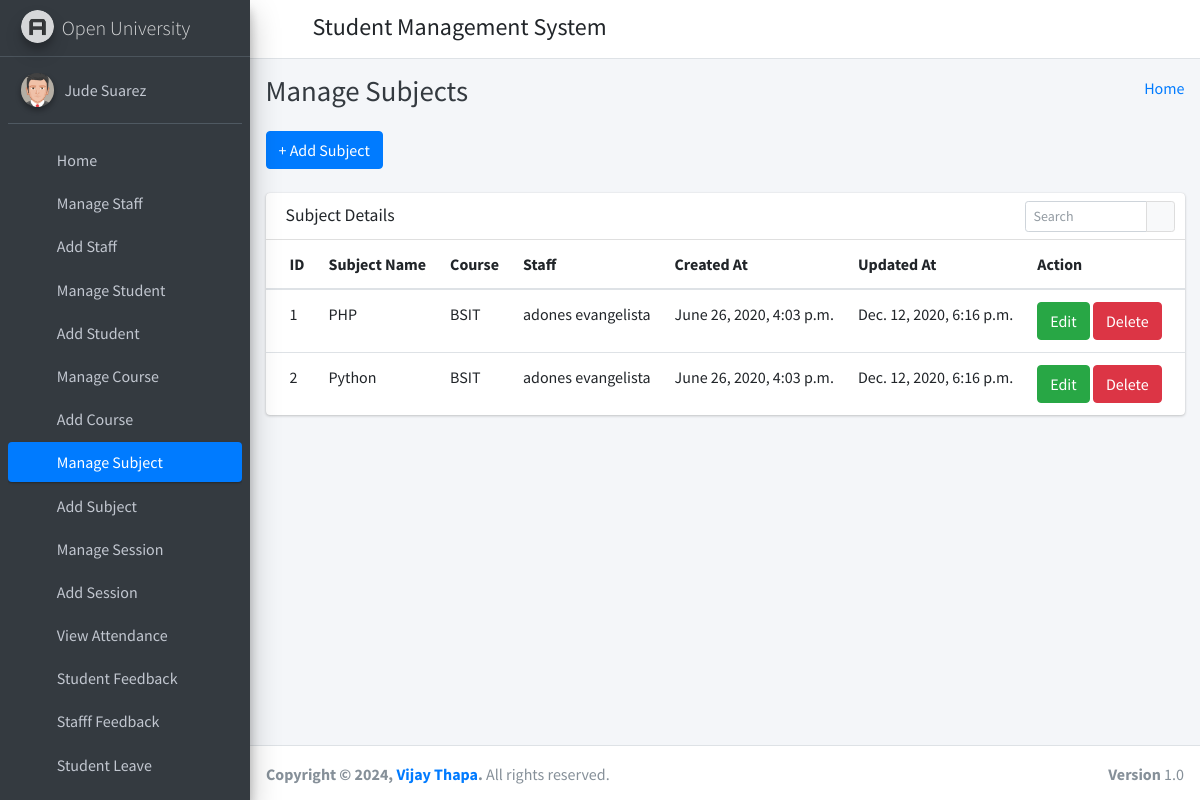
Screenshot of /manage_subject/ (signed in) with the database file from the repository.
### student_management_app/models.py (models this page shows)
class CustomUser(AbstractUser):
    user_type_data = ((1, "HOD"), (2, "Staff"), (3, "Student"))
    user_type = models.CharField(default=1, choices=user_type_data, max_length=10)

class Subjects(models.Model):
    id =models.AutoField(primary_key=True)
    subject_name = models.CharField(max_length=255)
    course_id = models.ForeignKey(Courses, on_delete=models.CASCADE, default=1) #need to give defauult course
    staff_id = models.ForeignKey(CustomUser, on_delete=models.CASCADE)
    created_at = models.DateTimeField(auto_now_add=True)
    updated_at = models.DateTimeField(auto_now=True)
    objects = models.Manager()

class Courses(models.Model):
    id = models.AutoField(primary_key=True)
    course_name = models.CharField(max_length=255)
    created_at = models.DateTimeField(auto_now_add=True)
    updated_at = models.DateTimeField(auto_now=True)
    objects = models.Manager()

### student_management_app/HodViews.py (the view)
# urls.py: path('manage_subject/', HodViews.manage_subject, name="manage_subject"),
def manage_subject(request):
    subjects = Subjects.objects.all()
    context = {
        "subjects": subjects
    }
    return render(request, 'hod_template/manage_subject_template.html', context)

### student_management_app/LoginCheckMiddleWare.py (called while the page is built, shortened)
    def process_view(self, request, view_func, view_args, view_kwargs):
        modulename = view_func.__module__
        user = request.user
        if user.is_authenticated:
            if user.user_type == "1":
                if modulename == "student_management_app.HodViews":
                    pass
                elif modulename == "student_management_app.views" or modulename == "django.views.static":
                    pass
                else:
                    return redirect("admin_home")
            else:
                return redirect("login")
        else:
            if request.path == reverse("login") or request.path == reverse("doLogin"):
                pass
            else:
                return redirect("login")

### student_management_app/templates/hod_template/manage_subject_template.html (shortened to what this page needs)
{% extends 'hod_template/base_template.html' %}
{% block page_title %}
    Manage Subjects
{% endblock page_title %}
{% block main_content %}
{% load static %}
<section class="content">
        <div class="container-fluid">
            <a class="btn btn-primary" href="{% url 'add_subject' %}" role="button">+ Add Subject</a> <br/>&nbsp;
            <div class="row">
                <div class="col-md-12">
                    <div class="card">
                        <div class="card-header">
                            <h3 class="card-title">Subject Details</h3>
                            <div class="card-tools">
                            <div class="input-group input-group-sm" style="width: 150px;">
                                <input type="text" name="table_search" class="form-control float-right" placeholder="Search">
                                <div class="input-group-append">
                                <button type="submit" class="btn btn-default"><i class="fas fa-search"></i></button>
                                </div>
                            </div>
                            </div>
                        </div>
                        <div class="card-body table-responsive p-0">
                            <table class="table table-hover text-nowrap">
                            <thead>
                                <tr>
                                <th>ID</th>
                                <th>Subject Name</th>
                                <th>Course</th>
                                <th>Staff</th>
                                <th>Created At</th>
                                <th>Updated At</th>
                                <th>Action</th>
                                </tr>
                            </thead>
                            <tbody>
                                {% for subject in subjects %}
                                <tr>
                                <td>{{ subject.id }}</td>
                                <td>{{ subject.subject_name }}</td>
                                <td>{{ subject.course_id.course_name }}</td>
                                <td>{{ subject.staff_id.first_name }} {{ subject.staff_id.last_name }}</td>
                                <td>{{ subject.created_at }}</td>
                                <td>{{ subject.updated_at }}</td>
                                <td>
                                    <a href="{% url 'edit_subject' subject.id %}" class="btn btn-success">Edit</a>
                                    <a href="{% url 'delete_subject' subject.id %}" class="btn btn-danger">Delete</a>
                                </td>
                                </tr>
                                {% endfor %}
                            </tbody>
                            </table>
                        </div>
                        </div>
                </div>
            </div>
        </div>
      </section>
  {% endblock main_content %}

### student_management_app/templates/hod_template/sidebar_template.html (shortened to what this page needs)
{% load static %}
<aside class="main-sidebar sidebar-dark-primary elevation-4">
      <a href="{% url 'admin_home' %}" class="brand-link">
        <img src="{% static 'dist/img/AdminLTELogo.png' %}" alt="AdminLTE Logo" class="brand-image img-circle elevation-3"
            style="opacity: .8">
        <span class="brand-text font-weight-light">Open University</span>
      </a>
      <div class="sidebar">
        <div class="user-panel mt-3 pb-3 mb-3 d-flex">
          <div class="image">
            <img src="{% static 'dist/img/user2-160x160.jpg' %}" class="img-circle elevation-2" alt="User Image">
          </div>
          <div class="info">
            <a href="{% url 'admin_profile' %}" class="d-block">{{ user.first_name }} {{ user.last_name }}</a>
          </div>
        </div>
        <nav class="mt-2">
          <ul class="nav nav-pills nav-sidebar flex-column" data-widget="treeview" role="menu" data-accordion="false">
            <li class="nav-item">
              {% url 'admin_home' as admin_home %}
              <a href="{{ admin_home }}" class="nav-link {% if request.path == admin_home %} active {% endif %}">
                <i class="nav-icon fas fa-tachometer-alt"></i>
                <p>
                  Home
                </p>
              </a>
            </li>
            <li class="nav-item">
              {% url 'manage_staff' as manage_staff %}
              {% url 'edit_staff' staff_id=id as edit_staff %}
              <a href="{{ manage_staff }}" class="nav-link {% if request.path == manage_staff %} active {% endif %} {% if request.path == edit_staff %} active {% endif %}">
                <i class="nav-icon fas fa-chalkboard-teacher"></i>
                <p>
                  Manage Staff
                </p>
              </a>
            </li>
            <li class="nav-item">
              {% url 'add_staff' as add_staff %}
              <a href="{{ add_staff }}" class="nav-link {% if request.path == add_staff %} active {% endif %}">
                <i class="nav-icon fas fa-th"></i>
                <p>
                  Add Staff
                </p>
              </a>
            </li>
            <li class="nav-item">
              {% url 'manage_student' as manage_student %}
              {% url 'edit_student' student_id=id as edit_student %}
              <a href="{{ manage_student }}" class="nav-link {% if request.path == manage_student %} active {% endif %} {% if request.path == edit_student %} active {% endif %}">
                <i class="nav-icon fas fa-user-graduate"></i>
                <p>
                  Manage Student
                </p>
              </a>
            </li>
            <li class="nav-item">
              {% url 'add_student' as add_student %}
              <a href="{{ add_student }}" class="nav-link {% if request.path == add_student %} active {% endif %}">
                <i class="nav-icon fas fa-th"></i>
                <p>
                  Add Student
                </p>
              </a>
            </li>
            <li class="nav-item">
              {% url 'manage_course' as manage_course %}
              {% url 'edit_course' course_id=id as edit_course %}
              <a href="{{ manage_course }}" class="nav-link {% if request.path == manage_course %} active {% endif %} {% if request.path == edit_course %} active {% endif %}">
                <i class="nav-icon fas fa-chalkboard"></i>
                <p>
                  Manage Course
                </p>
              </a>
            </li>
            <li class="nav-item">
            {% url 'add_course' as add_course %}
              <a href="{{ add_course }}" class="nav-link {% if request.path == add_course %} active {% endif %}">
                <i class="nav-icon fas fa-th"></i>
                <p>
                  Add Course
                </p>
              </a>
            </li>
            <li class="nav-item">
              {% url 'manage_subject' as manage_subject %}
              {% url 'edit_subject' subject_id=id as edit_subject %}
              <a href="{{ manage_subject }}" class="nav-link {% if request.path == manage_subject %} active {% endif %} {% if request.path == edit_subject %} active {% endif %}">
                <i class="nav-icon fas fa-book"></i>
                <p>
                  Manage Subject
                </p>
              </a>
            </li>
            <li class="nav-item">
              {% url 'add_subject' as add_subject %}
              <a href="{{ add_subject }}" class="nav-link {% if request.path == add_subject %} active {% endif %}">
                <i class="nav-icon fas fa-th"></i>
                <p>
                  Add Subject
                </p>
              </a>
            </li>
            <li class="nav-item">
              {% url 'manage_session' as manage_session %}
              {% url 'edit_session' session_id=id as edit_session %}
              <a href="{{ manage_session }}" class="nav-link {% if request.path == manage_session %} active {% endif %} {% if request.path == edit_session %} active {% endif %}">
                <i class="nav-icon fas fa-graduation-cap"></i>
                <p>
                  Manage Session
                </p>
              </a>
            </li>
            <li class="nav-item">
              {% url 'add_session' as add_session %}
              <a href="{{ add_session }}" class="nav-link {% if request.path == add_session %} active {% endif %}">
                <i class="nav-icon fas fa-th"></i>
                <p>
                  Add Session
                </p>
              </a>
            </li>
            <li class="nav-item">
              {% url 'admin_view_attendance' as admin_view_attendance %}
              <a href="{{ admin_view_attendance }}" class="nav-link {% if request.path == admin_view_attendance %} active {% endif %}">
                <i class="nav-icon fas fa-calendar-alt"></i>
                <p>
                  View Attendance
                </p>
              </a>
            </li>
            <li class="nav-item">
              {% url 'student_feedback_message' as student_feedback_message %}
              <a href="{{ student_feedback_message }}" class="nav-link {% if request.path == student_feedback_message %} active {% endif %}">
                <i class="nav-icon fas fa-th"></i>
                <p>
                  Student Feedback
                </p>
              </a>
            </li>
            <li class="nav-item">
              {% url 'staff_feedback_message' as staff_feedback_message %}
              <a href="{{ staff_feedback_message }}" class="nav-link {% if request.path == staff_feedback_message %} active {% endif %}">
                <i class="nav-icon fas fa-th"></i>
                <p>
                  Stafff Feedback
                </p>
              </a>
            </li>
            <li class="nav-item">
              {% url 'student_leave_view' as student_leave_view %}
              <a href="{{ student_leave_view }}" class="nav-link {% if request.path == student_leave_view %} active {% endif %}">
                <i class="nav-icon fas fa-th"></i>
                <p>
                  Student Leave
                </p>
              </a>
            </li>
            <li class="nav-item">
              {% url 'staff_leave_view' as staff_leave_view %}
              <a href="{{ staff_leave_view }}" class="nav-link {% if request.path == staff_leave_view %} active {% endif %}">
                <p>
                </p>
              </a>
            </li>
          </ul>
        </nav>
      </div>
    </aside>

### rows the page displays
CustomUser: first_name "Jude", last_name "Suarez"
Subjects: id "1", subject_name "PHP", course_id.course_name "BSIT", staff_id.first_name "adones", staff_id.last_name "evangelista", created_at "June 26, 2020, 4:03 p.m.", updated_at "Dec. 12, 2020, 6:16 p.m."
Subjects: id "2", subject_name "Python", course_id.course_name "BSIT", staff_id.first_name "adones", staff_id.last_name "evangelista", created_at "June 26, 2020, 4:03 p.m.", updated_at "Dec. 12, 2020, 6:16 p.m."
